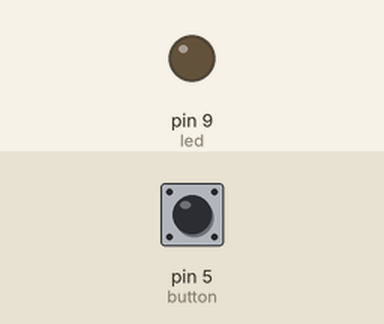
The sketch below on a simulated Arduino Uno, built with avr-gcc and run on an emulated ATmega328P. Shown: output pins drawn as LEDs (lit = HIGH). Inputs (shaded band) come from the test bench; at power-on: pin 5 (button) HIGH. What the sketch prints to the serial monitor is not drawn.

Above: at 1.2 s.
1.3 s: pin 5 (button) pulled LOW for 0.15 s
At 1.38 s:
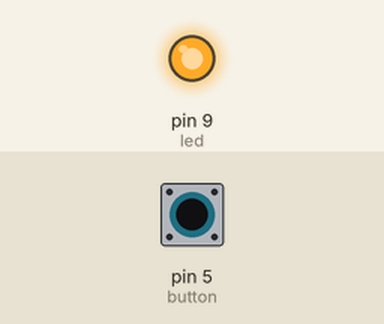
2.9 s: pin 5 (button) pulled LOW for 3.2 s
At 6.8 s:
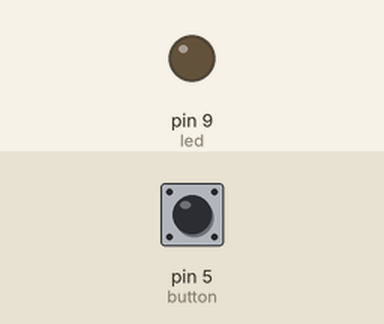
Timing chart, 0 to 8.3 s (numbered marks = the images above; inputs shaded):
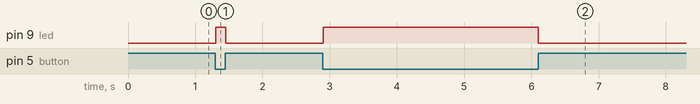

The sketch:

button.ino
```cpp
#define button 5
boolean buttonState;
#define led 9

void setup() {
  pinMode(button, INPUT_PULLUP);
  Serial.begin(9600);
  pinMode(led, OUTPUT);
}

void loop() {
  buttonState = digitalRead(button); // 0 for pressed, 1 for unpressed
  Serial.println(buttonState);

  //turn on led if button pressed / state = 0
  if(!buttonState){
    digitalWrite(led, HIGH);
  }
  else{
    digitalWrite(led, LOW);
  }

}
```

Measured:
- after the input at 1.3 s, pin 9 (led): LOW → HIGH at once, → LOW 0.15 s later
- after the input at 2.9 s, pin 9 (led): LOW → HIGH at once, → LOW 3.2 s later
